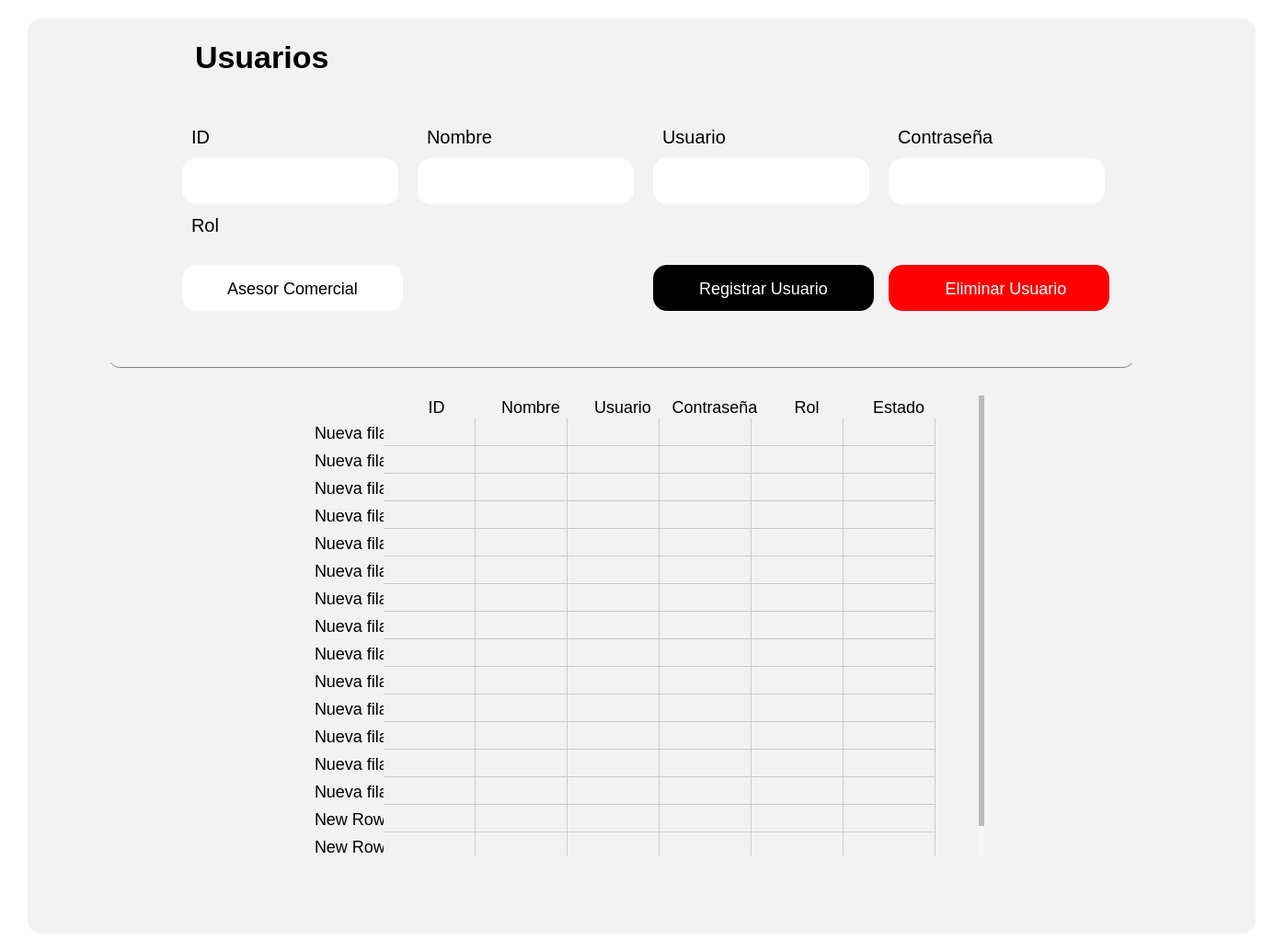
<?xml version="1.0" encoding="UTF-8"?>
<ui version="4.0">
 <class>Form</class>
 <widget class="QWidget" name="Form">
  <property name="geometry">
   <rect>
    <x>0</x>
    <y>0</y>
    <width>1385</width>
    <height>1035</height>
   </rect>
  </property>
  <property name="windowTitle">
   <string>Form</string>
  </property>
  <property name="styleSheet">
   <string notr="true">background-color: rgb(255, 255, 255);
</string>
  </property>
  <layout class="QHBoxLayout" name="horizontalLayout">
   <item>
    <widget class="QWidget" name="Contenedor" native="true">
     <property name="styleSheet">
      <string notr="true">
QPushButton {
    background-color: black; /* Fondo blanco */
    border: none; /* Sin borde ni decoración inicial */
    color:  white; /* Color del texto */
    border-radius: 15px; /* Bordes circulares */
    padding: 5px 10px; /* Espaciado interno para mejor apariencia */
	height: 40px; /* Altura del botón */
    text-align: center; /* Alinea el texto del botón a la izquierda */
    font-size: 18px; /* Tamaño de fuente */
	margin-top:20px;
}

QPushButton:hover {
    background-color: rgb(106, 106, 106); /* Gris claro al pasar el mouse */
    cursor: pointer; /* Cursor de mano al pasar sobre el botón */
}

QToolButton {
    background-color: white; /* Fondo blanco */
    border: none; /* Sin borde ni decoración inicial */
    color:  rgb(50, 50, 50); /* Color del texto */
    border-radius: 15px; /* Bordes circulares */
    padding: 5px 10px; /* Espaciado interno para mejor apariencia */
	height: 40px; /* Altura del botón */
    text-align: left; /* Alinea el texto del botón a la izquierda */
    font-size: 18px; /* Tamaño de fuente */
    cursor: pointer;
}

QToolButton:hover {
    background-color: #f2f2f2; /* Gris claro al pasar el mouse */
    cursor: pointer;
}
QLineEdit {
    background-color: rgb(255, 255, 255); /* Fondo blanco */
    border: none; /* Sin bordes visibles */
    padding: 4px; /* Espaciado interno entre el texto y los bordes */
    margin-right: 5px; /* Espaciado externo solo a la derecha */
    border-radius: 10px; /* Bordes redondeados */
    color: black; /* Texto negro */
    text-align: left; /* Texto alineado a la izquierda */
    font-size: 18px; /* Tamaño del texto */
}

/* Cuando el QLineEdit está enfocado (se está escribiendo) */
QLineEdit:focus {
    background-color: rgb(230, 230, 250); /* Color de fondo cuando el campo está activo */
    border: 1px solid rgb(0, 0, 0); /* Borde negro al estar activo */
}

QLabel {
    font-size: 20px; /* Tamaño de fuente */
    color:  black; /* Color del texto */
    margin-right: 10px; /* Espaciado a la derecha */
    padding: 5px; /* Espaciado interno */
    text-align: left; /* Alineación del texto a la izquierda */
}
QTableWidget {
    border: none;
    background-color: #ffffff; /* Fondo blanco para la tabla */
    box-shadow: 0 4px 8px rgba(0, 0, 0, 0.1); /* Sombra suave alrededor de la tabla */
}

QTableWidget::item {
    background-color: #f2f2f2; 
    border: none; 
    transition: background-color 0.3s ease; /* Suavizado de transición de color de fondo */
    pointer-events: none; /* Desactiva la interacción con las celdas (como editar) */
}

QTableWidget::item:selected {
    background-color: #aad4ff; /* Color azul claro para celdas seleccionadas */
    color: black; /* Texto negro para celdas seleccionadas */
}

QTableWidget::item:hover {
    background-color: #e6e6e6; /* Color de fondo al pasar el cursor sobre las celdas */
}

QHeaderView::section {
    border: none; 
    background-color: #f2f2f2; 
    font-weight: normal; /* No negritas */
    text-align: center; /* Centrado del texto en los encabezados */
    box-shadow: 0 2px 4px rgba(0, 0, 0, 0.1); /* Sombra suave para los encabezados */
}

QHeaderView::section:focus {
    background-color: #f2f2f2; /* Sin color de fondo cuando está en foco */
    border: none; /* Sin borde cuando está en foco */
}

QTableWidget::item:focus {
    border: none; /* Sin borde cuando las celdas tienen el foco */
    background-color: #f2f2f2; /* Mantener el fondo sin color azul */
}

QTableCornerButton::section {
    background-color: #f2f2f2; 
    border: none; 
}

QTableWidget::verticalHeader {
    background-color: #f2f2f2;
    border: none;
    font-weight: normal; /* No negritas */
}

QTableWidget::item:hover {
    background-color: #e6e6e6; /* Color de fondo al pasar el cursor sobre las celdas */
}

/* Personalización de la barra de desplazamiento */
QScrollBar:vertical {
    border: none;
    background: #f7f7f7; /* Fondo de la barra */
    width: 8px; /* Barra más delgada */
    border-radius: 4px; /* Bordes más redondeados */
}

QScrollBar::handle:vertical {
    background: #bbb; /* Fondo del control deslizante */
    min-height: 20px; /* Control deslizante más delgado */
    border-radius: 4px; /* Bordes redondeados */
    transition: background-color 0.3s ease; /* Transición suave para el cambio de color */
}

QScrollBar::handle:vertical:hover {
    background: #888; /* Color más oscuro cuando el control deslizante está siendo desplazado */
}

QScrollBar::add-line:vertical, QScrollBar::sub-line:vertical {
    border: none;
    background: #f2f2f2; /* Fondo para los botones de la barra */
    height: 0px; /* Sin altura para los botones */
}

QScrollBar:horizontal {
    border: none;
    background: #f7f7f7; /* Fondo de la barra */
    height: 8px; /* Barra más delgada */
    border-radius: 4px; /* Bordes más redondeados */
}

QScrollBar::handle:horizontal {
    background: #bbb; /* Fondo del control deslizante */
    min-width: 20px; /* Control deslizante más delgado */
    border-radius: 4px; /* Bordes redondeados */
    transition: background-color 0.3s ease; /* Transición suave para el cambio de color */
}

QScrollBar::handle:horizontal:hover {
    background: #888; /* Color más oscuro cuando el control deslizante está siendo desplazado */
}

QScrollBar::add-line:horizontal, QScrollBar::sub-line:horizontal {
    border: none;
    background: #f2f2f2; /* Fondo para los botones de la barra */
    width: 0px; /* Sin ancho para los botones */
}


</string>
     </property>
     <layout class="QHBoxLayout" name="horizontalLayout_2">
      <item>
       <widget class="QStackedWidget" name="Contenido">
        <property name="styleSheet">
         <string notr="true">margin-left:10px;
border-radius:15px;
background-color: #f2f2f2; 
</string>
        </property>
        <widget class="QWidget" name="ContenidoPage1">
         <layout class="QVBoxLayout" name="verticalLayout_2">
          <item alignment="Qt::AlignHCenter">
           <widget class="QWidget" name="widget_3" native="true">
            <property name="styleSheet">
             <string notr="true"/>
            </property>
            <layout class="QGridLayout" name="gridLayout">
             <item row="0" column="0">
              <layout class="QGridLayout" name="gridLayout_2">
               <item row="3" column="1">
                <widget class="QLineEdit" name="InputNombreUser">
                 <property name="sizePolicy">
                  <sizepolicy hsizetype="Fixed" vsizetype="Fixed">
                   <horstretch>0</horstretch>
                   <verstretch>0</verstretch>
                  </sizepolicy>
                 </property>
                 <property name="minimumSize">
                  <size>
                   <width>250</width>
                   <height>50</height>
                  </size>
                 </property>
                 <property name="maximumSize">
                  <size>
                   <width>250</width>
                   <height>50</height>
                  </size>
                 </property>
                 <property name="styleSheet">
                  <string notr="true">background-color: rgb(255, 255, 255);</string>
                 </property>
                </widget>
               </item>
               <item row="0" column="0">
                <widget class="QLabel" name="LabelVentasA">
                 <property name="styleSheet">
                  <string notr="true">#LabelVentasA {
    font-weight: bold; /* Negrita */
    font-size: 34px; /* Tamaño de fuente */
}
</string>
                 </property>
                 <property name="text">
                  <string>Usuarios</string>
                 </property>
                </widget>
               </item>
               <item row="1" column="0">
                <widget class="QLabel" name="label_30">
                 <property name="text">
                  <string/>
                 </property>
                </widget>
               </item>
               <item row="2" column="2">
                <widget class="QLabel" name="label_7">
                 <property name="text">
                  <string>Usuario</string>
                 </property>
                </widget>
               </item>
               <item row="3" column="3">
                <widget class="QLineEdit" name="InputPasswordUser">
                 <property name="sizePolicy">
                  <sizepolicy hsizetype="Fixed" vsizetype="Fixed">
                   <horstretch>0</horstretch>
                   <verstretch>0</verstretch>
                  </sizepolicy>
                 </property>
                 <property name="minimumSize">
                  <size>
                   <width>250</width>
                   <height>50</height>
                  </size>
                 </property>
                 <property name="maximumSize">
                  <size>
                   <width>250</width>
                   <height>50</height>
                  </size>
                 </property>
                 <property name="styleSheet">
                  <string notr="true">background-color: rgb(255, 255, 255);</string>
                 </property>
                </widget>
               </item>
               <item row="2" column="1">
                <widget class="QLabel" name="label_5">
                 <property name="text">
                  <string>Nombre</string>
                 </property>
                </widget>
               </item>
               <item row="2" column="3">
                <widget class="QLabel" name="label">
                 <property name="text">
                  <string>Contraseña</string>
                 </property>
                </widget>
               </item>
               <item row="3" column="0">
                <widget class="QLineEdit" name="InputIdUser">
                 <property name="sizePolicy">
                  <sizepolicy hsizetype="Fixed" vsizetype="Fixed">
                   <horstretch>0</horstretch>
                   <verstretch>0</verstretch>
                  </sizepolicy>
                 </property>
                 <property name="minimumSize">
                  <size>
                   <width>250</width>
                   <height>50</height>
                  </size>
                 </property>
                 <property name="maximumSize">
                  <size>
                   <width>250</width>
                   <height>50</height>
                  </size>
                 </property>
                 <property name="styleSheet">
                  <string notr="true">background-color: rgb(255, 255, 255);</string>
                 </property>
                </widget>
               </item>
               <item row="3" column="2">
                <widget class="QLineEdit" name="InputUser">
                 <property name="sizePolicy">
                  <sizepolicy hsizetype="Fixed" vsizetype="Fixed">
                   <horstretch>0</horstretch>
                   <verstretch>0</verstretch>
                  </sizepolicy>
                 </property>
                 <property name="minimumSize">
                  <size>
                   <width>250</width>
                   <height>50</height>
                  </size>
                 </property>
                 <property name="maximumSize">
                  <size>
                   <width>250</width>
                   <height>50</height>
                  </size>
                 </property>
                 <property name="styleSheet">
                  <string notr="true">background-color: rgb(255, 255, 255);</string>
                 </property>
                </widget>
               </item>
               <item row="5" column="0">
                <widget class="QPushButton" name="BtnRolUser">
                 <property name="styleSheet">
                  <string notr="true">background-color: rgb(255, 255, 255);
color: rgb(0, 0, 0);</string>
                 </property>
                 <property name="text">
                  <string>Asesor Comercial</string>
                 </property>
                </widget>
               </item>
               <item row="4" column="0">
                <widget class="QLabel" name="label_6">
                 <property name="text">
                  <string>Rol</string>
                 </property>
                </widget>
               </item>
               <item row="2" column="0">
                <widget class="QLabel" name="label_3">
                 <property name="text">
                  <string>ID</string>
                 </property>
                </widget>
               </item>
               <item row="5" column="2">
                <widget class="QPushButton" name="BtnRegistrarUser">
                 <property name="styleSheet">
                  <string notr="true">
QPushButton {
    background-color: black; /* Fondo blanco */
    border: none; /* Sin borde ni decoración inicial */
    color:  white; /* Color del texto */
    border-radius: 15px; /* Bordes circulares */
    padding: 5px 10px; /* Espaciado interno para mejor apariencia */
	height: 40px; /* Altura del botón */
    text-align: center; /* Alinea el texto del botón a la izquierda */
    font-size: 18px; /* Tamaño de fuente */
	margin-top:20px;
}

QPushButton:hover {
    background-color: rgb(106, 106, 106); /* Gris claro al pasar el mouse */
    cursor: pointer; /* Cursor de mano al pasar sobre el botón */
}</string>
                 </property>
                 <property name="text">
                  <string>Registrar Usuario</string>
                 </property>
                </widget>
               </item>
               <item row="5" column="3">
                <widget class="QPushButton" name="BtnEliminar">
                 <property name="styleSheet">
                  <string notr="true">
QPushButton {
    background-color: red; /* Fondo blanco */
    border: none; /* Sin borde ni decoración inicial */
    color:  white; /* Color del texto */
    border-radius: 15px; /* Bordes circulares */
    padding: 5px 10px; /* Espaciado interno para mejor apariencia */
	height: 40px; /* Altura del botón */
    text-align: center; /* Alinea el texto del botón a la izquierda */
    font-size: 18px; /* Tamaño de fuente */
	margin-top:20px;
    cursor: pointer; /* Cursor de mano al pasar sobre el botón */
}

QPushButton:hover {
    background-color: rgb(106, 106, 106); /* Gris claro al pasar el mouse */
    cursor: pointer; /* Cursor de mano al pasar sobre el botón */
}</string>
                 </property>
                 <property name="text">
                  <string>   Eliminar Usuario</string>
                 </property>
                 <property name="icon">
                  <iconset>
                   <normaloff>../../assets/iconos/eliminar.png</normaloff>../../assets/iconos/eliminar.png</iconset>
                 </property>
                 <property name="iconSize">
                  <size>
                   <width>30</width>
                   <height>30</height>
                  </size>
                 </property>
                </widget>
               </item>
              </layout>
             </item>
            </layout>
           </widget>
          </item>
          <item alignment="Qt::AlignHCenter">
           <widget class="QWidget" name="widget_2" native="true">
            <property name="sizePolicy">
             <sizepolicy hsizetype="Fixed" vsizetype="Preferred">
              <horstretch>0</horstretch>
              <verstretch>0</verstretch>
             </sizepolicy>
            </property>
            <property name="minimumSize">
             <size>
              <width>1200</width>
              <height>0</height>
             </size>
            </property>
            <property name="styleSheet">
             <string notr="true"/>
            </property>
            <layout class="QHBoxLayout" name="horizontalLayout_3">
             <item>
              <widget class="QLineEdit" name="lineEdit">
               <property name="styleSheet">
                <string notr="true">QLineEdit {
    border: none;
    border-bottom: 0.5px solid gray;
}

QLineEdit:focus {
    border: none;
    border-bottom: 1.5px solid black; /* Cambia el color y grosor según desees */
}
</string>
               </property>
              </widget>
             </item>
             <item alignment="Qt::AlignHCenter">
              <widget class="QLabel" name="label_2">
               <property name="text">
                <string/>
               </property>
               <property name="pixmap">
                <pixmap>../../assets/iconos/buscar.png</pixmap>
               </property>
              </widget>
             </item>
            </layout>
           </widget>
          </item>
          <item>
           <widget class="QWidget" name="widget" native="true">
            <property name="styleSheet">
             <string notr="true"/>
            </property>
            <layout class="QVBoxLayout" name="verticalLayout_3">
             <item alignment="Qt::AlignHCenter|Qt::AlignVCenter">
              <widget class="QTableWidget" name="TablaUser">
               <property name="sizePolicy">
                <sizepolicy hsizetype="Fixed" vsizetype="Fixed">
                 <horstretch>0</horstretch>
                 <verstretch>0</verstretch>
                </sizepolicy>
               </property>
               <property name="minimumSize">
                <size>
                 <width>750</width>
                 <height>500</height>
                </size>
               </property>
               <property name="font">
                <font>
                 <family>MS Shell Dlg 2</family>
                 <pointsize>11</pointsize>
                 <weight>75</weight>
                 <bold>true</bold>
                </font>
               </property>
               <property name="styleSheet">
                <string notr="true">
QTableWidget {
    border: none;
    box-shadow: 0 4px 8px rgba(0, 0, 0, 0.1); /* Sombra suave alrededor de la tabla */
}

QTableWidget::item {
    background-color: #f2f2f2; 
    border: none; 
    font-size: 18px; /* Tamaño de letra */
    transition: background-color 0.3s ease; /* Suavizado de transición de color de fondo */
    pointer-events: none; /* Desactiva la interacción con las celdas (como editar) */
}

QTableWidget::item:selected {
    background-color: #aad4ff; /* Color azul claro para celdas seleccionadas */
    color: black; /* Texto negro para celdas seleccionadas */
}

QTableWidget::item:hover {
    background-color: #e6e6e6; /* Color de fondo al pasar el cursor sobre las celdas */
}

QHeaderView::section {
    border: none; 
    background-color: #f2f2f2; 
    font-size: 18px; /* Tamaño de letra */
    font-weight: normal; /* No negritas */
    text-align: center; /* Centrado del texto en los encabezados */
    box-shadow: 0 2px 4px rgba(0, 0, 0, 0.1); /* Sombra suave para los encabezados */
}

QHeaderView::section:focus {
    background-color: #f2f2f2; /* Sin color de fondo cuando está en foco */
    border: none; /* Sin borde cuando está en foco */
}

QTableWidget::item:focus {
    border: none; /* Sin borde cuando las celdas tienen el foco */
    background-color: #f2f2f2; /* Mantener el fondo sin color azul */
}

QTableCornerButton::section {
    background-color: #f2f2f2; 
    border: none; 
}

QTableWidget::verticalHeader {
    background-color: #f2f2f2;
    font-size: 23px;
    border: none;
    font-weight: normal; /* No negritas */
}

QTableWidget::item:hover {
    background-color: #e6e6e6; /* Color de fondo al pasar el cursor sobre las celdas */
}
/* Personalización de la barra de desplazamiento */
QScrollBar:vertical {
    border: none;
    background: #f7f7f7; /* Fondo de la barra */
    width: 8px; /* Barra más delgada */
    border-radius: 4px; /* Bordes más redondeados */
    margin: 0px 2px 0px 0px; /* Un pequeño margen para el desplazamiento */
}

QScrollBar::handle:vertical {
    background: #bbb; /* Fondo del control deslizante */
    min-height: 20px; /* Control deslizante más delgado */
    border-radius: 4px; /* Bordes redondeados */
    transition: background-color 0.3s ease; /* Transición suave para el cambio de color */
}

QScrollBar::handle:vertical:hover {
    background: #888; /* Color más oscuro cuando el control deslizante está siendo desplazado */
}

QScrollBar::add-line:vertical, QScrollBar::sub-line:vertical {
    border: none;
    background: #f2f2f2; /* Fondo para los botones de la barra */
    height: 0px; /* Sin altura para los botones */
}

QScrollBar:horizontal {
    border: none;
    background: #f7f7f7; /* Fondo de la barra */
    height: 8px; /* Barra más delgada */
    border-radius: 4px; /* Bordes más redondeados */
    margin: 0px 0px 2px 0px; /* Un pequeño margen para el desplazamiento */
}

QScrollBar::handle:horizontal {
    background: #bbb; /* Fondo del control deslizante */
    min-width: 20px; /* Control deslizante más delgado */
    border-radius: 4px; /* Bordes redondeados */
    transition: background-color 0.3s ease; /* Transición suave para el cambio de color */
}

QScrollBar::handle:horizontal:hover {
    background: #888; /* Color más oscuro cuando el control deslizante está siendo desplazado */
}
</string>
               </property>
               <row>
                <property name="text">
                 <string>Nueva fila</string>
                </property>
               </row>
               <row>
                <property name="text">
                 <string>Nueva fila</string>
                </property>
               </row>
               <row>
                <property name="text">
                 <string>Nueva fila</string>
                </property>
               </row>
               <row>
                <property name="text">
                 <string>Nueva fila</string>
                </property>
               </row>
               <row>
                <property name="text">
                 <string>Nueva fila</string>
                </property>
               </row>
               <row>
                <property name="text">
                 <string>Nueva fila</string>
                </property>
               </row>
               <row>
                <property name="text">
                 <string>Nueva fila</string>
                </property>
               </row>
               <row>
                <property name="text">
                 <string>Nueva fila</string>
                </property>
               </row>
               <row>
                <property name="text">
                 <string>Nueva fila</string>
                </property>
               </row>
               <row>
                <property name="text">
                 <string>Nueva fila</string>
                </property>
               </row>
               <row>
                <property name="text">
                 <string>Nueva fila</string>
                </property>
               </row>
               <row>
                <property name="text">
                 <string>Nueva fila</string>
                </property>
               </row>
               <row>
                <property name="text">
                 <string>Nueva fila</string>
                </property>
               </row>
               <row>
                <property name="text">
                 <string>Nueva fila</string>
                </property>
               </row>
               <row>
                <property name="text">
                 <string>New Row</string>
                </property>
               </row>
               <row>
                <property name="text">
                 <string>New Row</string>
                </property>
               </row>
               <column>
                <property name="text">
                 <string>ID </string>
                </property>
                <property name="font">
                 <font>
                  <kerning>false</kerning>
                 </font>
                </property>
                <property name="textAlignment">
                 <set>AlignCenter</set>
                </property>
               </column>
               <column>
                <property name="text">
                 <string>Nombre</string>
                </property>
                <property name="textAlignment">
                 <set>AlignCenter</set>
                </property>
               </column>
               <column>
                <property name="text">
                 <string>Usuario</string>
                </property>
                <property name="textAlignment">
                 <set>AlignCenter</set>
                </property>
               </column>
               <column>
                <property name="text">
                 <string>Contraseña</string>
                </property>
                <property name="textAlignment">
                 <set>AlignCenter</set>
                </property>
               </column>
               <column>
                <property name="text">
                 <string>Rol</string>
                </property>
                <property name="textAlignment">
                 <set>AlignCenter</set>
                </property>
               </column>
               <column>
                <property name="text">
                 <string>Estado</string>
                </property>
                <property name="textAlignment">
                 <set>AlignCenter</set>
                </property>
               </column>
              </widget>
             </item>
            </layout>
           </widget>
          </item>
          <item alignment="Qt::AlignHCenter|Qt::AlignVCenter">
           <widget class="QWidget" name="widget_4" native="true">
            <property name="styleSheet">
             <string notr="true"/>
            </property>
            <layout class="QGridLayout" name="gridLayout_3"/>
           </widget>
          </item>
         </layout>
        </widget>
       </widget>
      </item>
     </layout>
    </widget>
   </item>
  </layout>
 </widget>
 <resources/>
 <connections/>
</ui>
